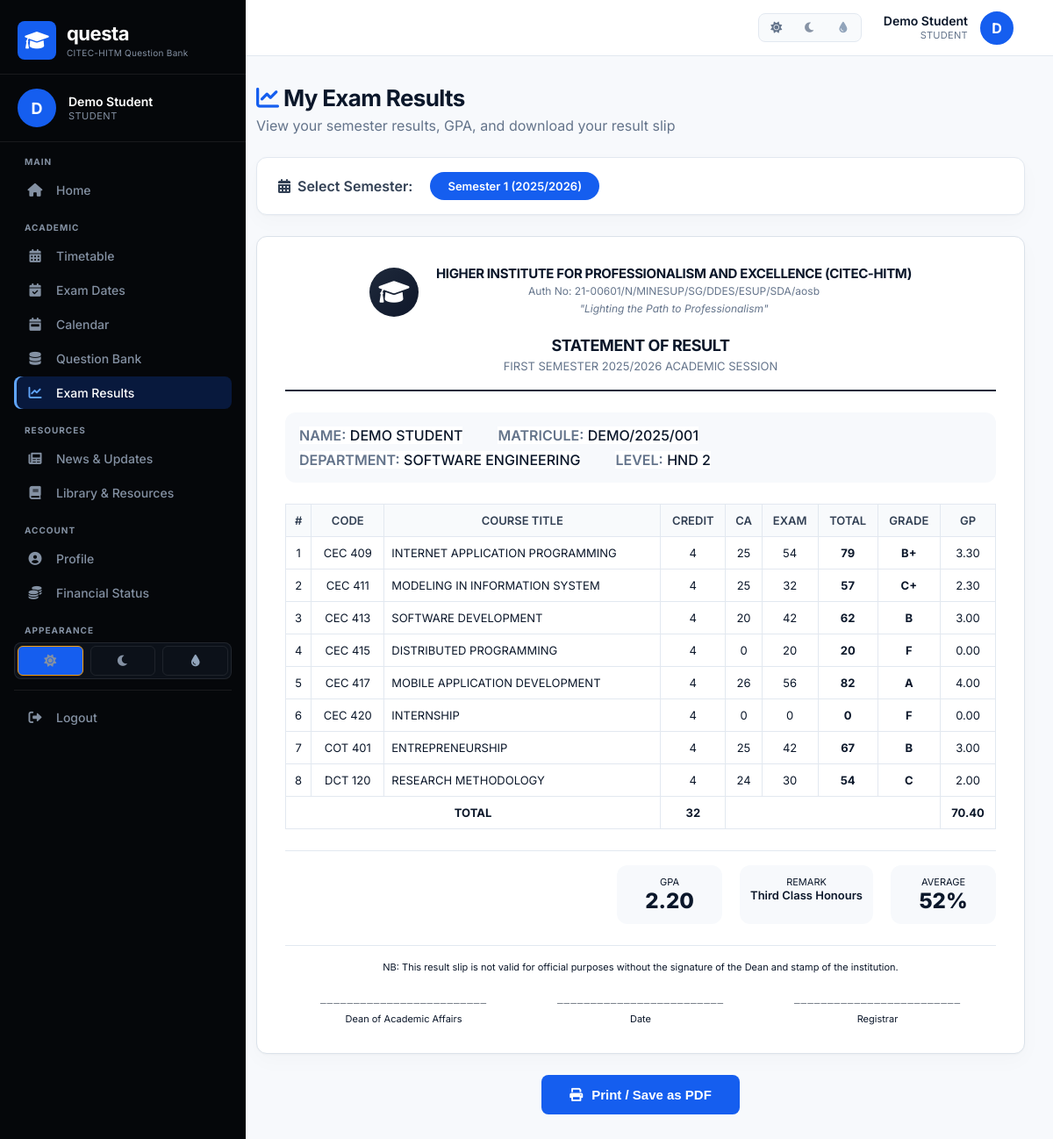
The app's page /exam-results.php (signed in) with its own data.
### tables this page shows
CREATE TABLE `users` (
  `id` int(11) NOT NULL,
  `name` varchar(100) NOT NULL,
  `email` varchar(100) NOT NULL,
  `password` varchar(255) NOT NULL,
  `role` enum('admin','lecturer','student') DEFAULT 'student',
  `matricule` varchar(50) DEFAULT NULL,
  `department_id` int(11) DEFAULT NULL,
  `avatar` varchar(255) DEFAULT NULL,
  `created_at` datetime DEFAULT current_timestamp()
);

CREATE TABLE `departments` (
  `id` int(11) NOT NULL,
  `name` varchar(100) NOT NULL,
  `abbreviation` varchar(10) DEFAULT NULL,
  `icon` varchar(50) DEFAULT NULL
);

CREATE TABLE `exam_results` (
  `id` int(11) NOT NULL,
  `student_id` int(11) NOT NULL,
  `course_code` varchar(20) NOT NULL,
  `course_name` varchar(200) NOT NULL,
  `credit` int(11) DEFAULT 4,
  `ca_score` int(11) DEFAULT 0,
  `exam_score` int(11) DEFAULT 0,
  `total_score` int(11) DEFAULT 0,
  `grade` varchar(2) DEFAULT NULL,
  `semester` int(11) NOT NULL,
  `academic_year` varchar(20) DEFAULT NULL,
  `created_at` timestamp NOT NULL DEFAULT current_timestamp()
);

### exam-results.php (the view, shortened to what the rows shown need)
<?php
require_once 'includes/config.php';
$currentUser = getCurrentUser($pdo);
$studentId = $currentUser['id'];
$studentName = $currentUser['name'];
$studentMatricule = $currentUser['matricule'] ?? 'Not assigned';
$studentDept = '';
if ($currentUser['department_id']) {
    $deptStmt = $pdo->prepare("SELECT name FROM departments WHERE id = ?");
    $deptStmt->execute([$currentUser['department_id']]);
    $dept = $deptStmt->fetch();
    $studentDept = $dept ? $dept['name'] : 'Not assigned';
}
$selectedSemester = isset($_GET['semester']) ? intval($_GET['semester']) : 1;
$selectedYear = isset($_GET['year']) ? $_GET['year'] : '2025/2026';
$stmt = $pdo->prepare("
    SELECT * FROM exam_results
    WHERE student_id = ? AND semester = ? AND academic_year = ?
    ORDER BY course_code
");
$stmt->execute([$studentId, $selectedSemester, $selectedYear]);
$results = $stmt->fetchAll();
$totalPoints = 0;
$totalCredits = 0;
$totalScoreSum = 0;
$gradePoints = [
    'A' => 4.0, 'A-' => 3.7, 'B+' => 3.3, 'B' => 3.0,
    'B-' => 2.7, 'C+' => 2.3, 'C' => 2.0, 'C-' => 1.7,
    'D' => 1.0, 'F' => 0.0
];
foreach ($results as $result) {
    $point = isset($gradePoints[$result['grade']]) ? $gradePoints[$result['grade']] : 0;
    $totalPoints += $point * $result['credit'];
    $totalCredits += $result['credit'];
    $totalScoreSum += $result['total_score'];
}
$gpa = $totalCredits > 0 ? number_format($totalPoints / $totalCredits, 2) : 0;
$averageScore = count($results) > 0 ? floor($totalScoreSum / count($results)) : 0;
function getOverallGrade($gpa) {
    if ($gpa >= 2.0) return 'Third Class Honours';
    return 'Fail';
}
include 'includes/header.php';
include 'includes/sidebar.php';
?>
<div class="main-content">
    <div class="page-header">
        <h1><i class="fas fa-chart-line" style="color: #f59e0b;"></i> My Exam Results</h1>
    </div>
    <?php if (count($results) > 0): ?>
        <div class="result-slip" id="resultSlip">
            <div class="result-header">
                <div class="logo-section">
                    <div class="logo-icon-large">
                        <i class="fas fa-graduation-cap"></i>
                    </div>
                    <div class="institution-info">
                        <h2>HIGHER INSTITUTE FOR PROFESSIONALISM AND EXCELLENCE (CITEC-HITM)</h2>
                        <p>Auth No: 21-00601/N/MINESUP/SG/DDES/ESUP/SDA/aosb</p>
                        <p class="motto">"Lighting the Path to Professionalism"</p>
                    </div>
                </div>
                <div class="title-section">
                    <h3>STATEMENT OF RESULT</h3>
                    <p><?php echo $selectedSemester == 1 ? 'FIRST SEMESTER' : 'SECOND SEMESTER'; ?> <?php echo $selectedYear; ?> ACADEMIC SESSION</p>
                </div>
            </div>
            <div class="student-info-box">
                <div class="info-grid">
                    <div class="info-item"><span class="label">NAME:</span> <span class="value"><?php echo strtoupper(htmlspecialchars($studentName)); ?></span></div>
                    <div class="info-item"><span class="label">MATRICULE:</span> <span class="value"><?php echo htmlspecialchars($studentMatricule); ?></span></div>
                </div>
                <div class="info-grid">
                    <div class="info-item"><span class="label">DEPARTMENT:</span> <span class="value"><?php echo strtoupper(htmlspecialchars($studentDept)); ?></span></div>
                    <div class="info-item"><span class="label">LEVEL:</span> <span class="value">HND 2</span></div>
                </div>
            </div>
            <table class="results-table">
                <thead>
                    <tr>
                        <th>#</th>
                        <th>CODE</th>
                        <th>COURSE TITLE</th>
                        <th>CREDIT</th>
                        <th>CA</th>
                        <th>EXAM</th>
                        <th>TOTAL</th>
                        <th>GRADE</th>
                        <th>GP</th>
                    </tr>
                </thead>
                <tbody>
                    <?php $count = 1; foreach ($results as $result):
                        $gradePoint = isset($gradePoints[$result['grade']]) ? $gradePoints[$result['grade']] : 0;
                    ?>
                    <tr>
                        <td><?php echo $count++; ?></td>
                        <td><?php echo htmlspecialchars($result['course_code']); ?></td>
                        <td style="text-align: left;"><?php echo htmlspecialchars($result['course_name']); ?></td>
                        <td><?php echo $result['credit']; ?></td>
                        <td><?php echo $result['ca_score']; ?></td>
                        <td><?php echo $result['exam_score']; ?></td>
                        <td><strong><?php echo $result['total_score']; ?></strong></td>
                        <td class="grade-<?php echo strtolower($result['grade']); ?>"><strong><?php echo $result['grade']; ?></strong></td>
                        <td><?php echo number_format($gradePoint, 2); ?></td>
                    </tr>
                    <?php endforeach; ?>
                </tbody>
                <tfoot>
                    <tr>
                        <td colspan="3"><strong>TOTAL</strong></td>
                        <td><strong><?php echo $totalCredits; ?></strong></td>
                        <td colspan="4"></td>
                        <td><strong><?php echo number_format($totalPoints, 2); ?></strong></td>
                    </tr>
                </tfoot>
            </table>
            <div class="gpa-section">
                <div class="gpa-box">
                    <span class="gpa-label">GPA</span>
                    <span class="gpa-value"><?php echo $gpa; ?></span>
                </div>
                <div class="gpa-box">
                    <span class="gpa-label">REMARK</span>
                    <span class="gpa-remark"><?php echo getOverallGrade($gpa); ?></span>
                </div>
                <div class="gpa-box">
                    <span class="gpa-label">AVERAGE</span>
                    <span class="gpa-value"><?php echo $averageScore; ?>%</span>
                </div>
            </div>
            <div class="result-footer">
                <p>NB: This result slip is not valid for official purposes without the signature of the Dean and stamp of the institution.</p>
                <div class="signatures">
                    <div class="signature-line">
                        <span>_________________________</span>
                        <span>Dean of Academic Affairs</span>
                    </div>
                    <div class="signature-line">
                        <span>_________________________</span>
                        <span>Date</span>
                    </div>
                    <div class="signature-line">
                        <span>_________________________</span>
                        <span>Registrar</span>
                    </div>
                </div>
            </div>
        </div>
        <div class="action-buttons">
            <button class="btn-print-result" onclick="printResult()">
                <i class="fas fa-print"></i> Print / Save as PDF
            </button>
        </div>
    <?php endif; ?>
</div>
<?php include 'includes/footer.php'; ?>

### includes/header.php (shortened to what the rows shown need)
<?php
$currentUser = getCurrentUser($pdo);
$isNestedArea = strpos($_SERVER['PHP_SELF'] ?? '', '/lecturer/') !== false;
$basePath = $isNestedArea ? '../' : '';
?>
<!DOCTYPE html>
<html lang="en">
<head>
    <link rel="stylesheet" href="https://cdnjs.cloudflare.com/ajax/libs/font-awesome/6.0.0-beta3/css/all.min.css">
    <link rel="stylesheet" href="<?php echo $basePath; ?>assets/css/styles.css">
    <link rel="stylesheet" href="<?php echo $basePath; ?>assets/css/professional.css">
</head>
<body>
<div class="top-header">
    <div class="top-header-right">
        <a href="<?php echo $basePath; ?>profile.php" class="header-user">
            <div class="header-user-info">
                <div class="header-user-name" id="headerUserName">
                    <?php echo htmlspecialchars($currentUser['name'] ?? 'User'); ?>
                </div>
                <div class="header-user-role" id="headerUserRole">
                    <?php echo ucfirst($currentUser['role'] ?? 'student'); ?>
                </div>
            </div>
            <div class="header-avatar" id="headerAvatar">
                <?php
                $avatarPath = ltrim($currentUser['avatar'] ?? '', './');
                $avatarFile = __DIR__ . '/../' . $avatarPath;
                if ($avatarPath !== '' && file_exists($avatarFile)) {
                    echo '<img src="' . $basePath . htmlspecialchars($avatarPath) . '" alt="Profile" style="width:100%;height:100%;border-radius:50%;object-fit:cover;">';
                } else {
                    $initials = strtoupper(substr($currentUser['name'] ?? 'U', 0, 1));
                    echo $initials;
                }
                ?>
            </div>
        </a>
    </div>
</div>

### includes/sidebar.php (shortened to what the rows shown need)
<?php
$currentUser = getCurrentUser($pdo);
$isNestedArea = strpos($_SERVER['PHP_SELF'] ?? '', '/lecturer/') !== false;
$basePath = $isNestedArea ? '../' : '';
?>
<div class="sidebar" id="sidebar">
    <div class="sidebar-overlay-content">
        <div class="sidebar-header">
            <div class="sidebar-logo">
                <div class="sidebar-logo-text">
                    <h2>questa</h2>
                </div>
            </div>
        </div>
        <div class="sidebar-profile">
            <div class="sidebar-avatar" id="sidebarAvatar">
                <?php
                $avatarPath = ltrim($currentUser['avatar'] ?? '', './');
                $avatarFile = __DIR__ . '/../' . $avatarPath;
                if ($avatarPath !== '' && file_exists($avatarFile)) {
                    echo '<img src="' . $basePath . htmlspecialchars($avatarPath) . '" alt="Profile" style="width:100%;height:100%;border-radius:50%;object-fit:cover;">';
                } else {
                    $initials = strtoupper(substr($currentUser['name'] ?? 'U', 0, 1));
                    echo $initials;
                }
                ?>
            </div>
            <div class="sidebar-profile-info">
                <span class="sidebar-profile-name" id="sidebarProfileName"><?php echo htmlspecialchars($currentUser['name'] ?? 'User'); ?></span>
                <span class="sidebar-profile-role" id="sidebarProfileRole"><?php echo ucfirst($currentUser['role'] ?? 'student'); ?></span>
            </div>
        </div>
    </div>
</div>

### records on screen
users: name "Demo Student", role "STUDENT", name "D", name "DEMO STUDENT", matricule "DEMO/2025/001"
departments: name "SOFTWARE ENGINEERING"
exam_results: course_code "CEC 409", course_name "INTERNET APPLICATION PROGRAMMING", credit "4", ca_score "25", exam_score "54", total_score "79", grade "B+", grade "3.30"
exam_results: course_code "CEC 411", course_name "MODELING IN INFORMATION SYSTEM", credit "4", ca_score "25", exam_score "32", total_score "57", grade "C+", grade "2.30"
exam_results: course_code "CEC 413", course_name "SOFTWARE DEVELOPMENT", credit "4", ca_score "20", exam_score "42", total_score "62", grade "B", grade "3.00"
exam_results: course_code "CEC 415", course_name "DISTRIBUTED PROGRAMMING", credit "4", ca_score "0", exam_score "20", total_score "20", grade "F", grade "0.00"
exam_results: course_code "CEC 417", course_name "MOBILE APPLICATION DEVELOPMENT", credit "4", ca_score "26", exam_score "56", total_score "82", grade "A", grade "4.00"
exam_results: course_code "CEC 420", course_name "INTERNSHIP", credit "4", ca_score "0", exam_score "0", total_score "0", grade "F", grade "0.00"
exam_results: course_code "COT 401", course_name "ENTREPRENEURSHIP", credit "4", ca_score "25", exam_score "42", total_score "67", grade "B", grade "3.00"
exam_results: course_code "DCT 120", course_name "RESEARCH METHODOLOGY", credit "4", ca_score "24", exam_score "30", total_score "54", grade "C", grade "2.00"

### other values on screen
$sem['semester'] "1"
$sem['academic_year'] "2025/2026"
$selectedYear "2025/2026"
$totalCredits "32"
$totalPoints "70.40"
$gpa "2.20"
getOverallGrade($gpa) "Third Class Honours"
$averageScore "52"
